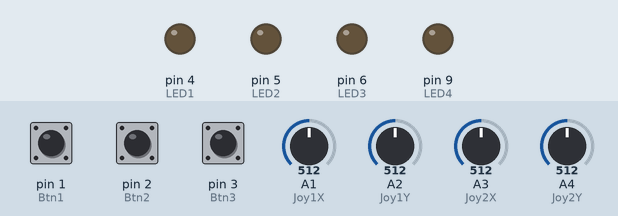
A sketch run on a simulated Arduino Uno, built with avr-gcc and run on an emulated ATmega328P. On the bench: output pins drawn as LEDs (lit = HIGH). The inputs (shaded band) are chosen by the test bench; at power-on: pin 3 (Btn3) LOW, pin 1 (Btn1) LOW, pin 2 (Btn2) LOW, A1 (Joy1X) = 512, A2 (Joy1Y) = 512, A3 (Joy2X) = 512, A4 (Joy2Y) = 512. No radio packets arrive unless stated.

Above: at 1.2 s.
1.3 s: pin 3 (Btn3) pulled HIGH for 0.15 s
At 2.5 s:
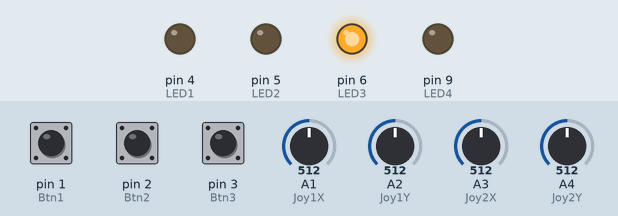
4.3 s: pin 3 (Btn3) pulled HIGH for 1 s
At 5.7 s:
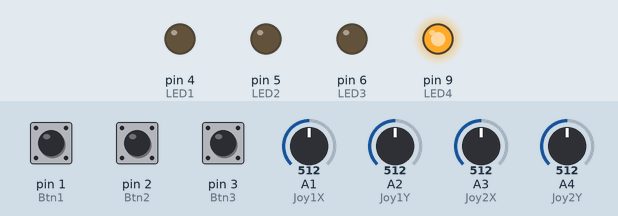
7.3 s: pin 3 (Btn3) pulled HIGH for 0.15 s
At 8.3 s:
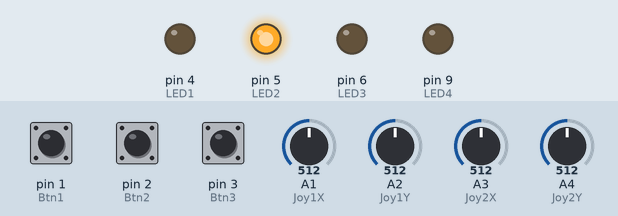
10.3 s: pin 3 (Btn3) pulled HIGH for 3.2 s
15.0 s: pin 3 (Btn3) pulled HIGH for 0.15 s
At 15.18 s:
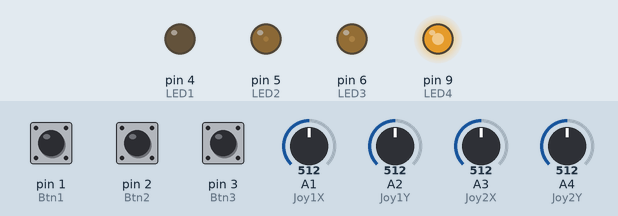
18.0 s: pin 3 (Btn3) pulled HIGH for 3.2 s
Timing chart, 0 to 22.8 s (numbered marks = the images above; inputs shaded):
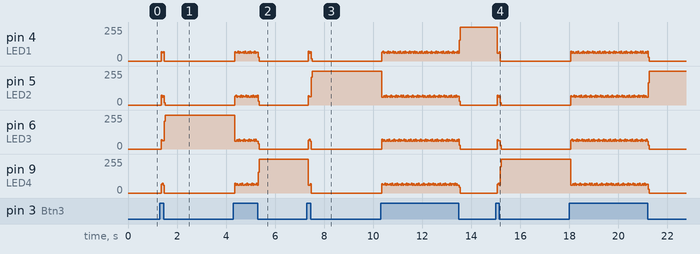

The sketch:

transmitter.ino
```cpp
#include<SPI.h>
#include<nRF24L01.h>
#include<RF24.h>

//created variables
RF24 radio(7, 8);
const byte Adress[6] = "42069";
int count;
#define Joy1X A1
#define Joy1Y A2
#define Joy2X A3
#define Joy2Y A4
#define Btn1 1
#define Btn2 2
#define Btn3 3
#define LED1 4
#define LED2 5
#define LED3 6
#define LED4 9


//made data structure to hold the data
struct Data_Packet{
  byte Joy1XData;
  byte Joy1YData;
  byte Joy2XData;
  byte Joy2YData;
  byte Btn1Data;
  byte Btn2Data;
  byte CountData;
};
//made an instance of the struct
Data_Packet Data;

void setup() {
  //attached the variables to pins
  pinMode(Joy1X, INPUT);
  pinMode(Joy1Y, INPUT);
  pinMode(Joy2X, INPUT);
  pinMode(Joy2Y, INPUT);
  pinMode(Btn1, INPUT);
  pinMode(Btn2, INPUT);
  pinMode(Btn3, INPUT);
  pinMode(LED1, OUTPUT);
  pinMode(LED2, OUTPUT);
  pinMode(LED3, OUTPUT);
  pinMode(LED4, OUTPUT);

  //setting up the radio
  radio.begin();
  radio.openWritingPipe(Adress);
  radio.setPALevel(RF24_PA_MAX);
  radio.stopListening();
}

void loop() {
  //reading the joysticks, converting them to the size of a byte and saving it to the struct
  Data.Joy1XData = map(analogRead(Joy1X), 0, 1023, 0, 225);
  Data.Joy1YData = map(analogRead(Joy1Y), 0, 1023, 0, 225);
  Data.Joy2XData = map(analogRead(Joy2X), 0, 1023, 0, 225);
  Data.Joy2YData = map(analogRead(Joy2Y), 0, 1023, 0, 225);
  //reading the digital inputs
  Data.Btn1Data = map(digitalRead(Btn1), 1000, 2000, 0, 225);
  Data.Btn2Data = map(digitalRead(Btn2), 1000, 2000, 0, 225);

    if(digitalRead(Btn3) == HIGH){
      count++;
      if(count > 3){
        count = 0;
      }
      if(count == 0){
        digitalWrite(LED1, HIGH);
        digitalWrite(LED2, LOW);
        digitalWrite(LED3, LOW);
        digitalWrite(LED4, LOW);
      }
      if(count == 1){
        digitalWrite(LED1, LOW);
        digitalWrite(LED2, HIGH);
        digitalWrite(LED3, LOW);
        digitalWrite(LED4, LOW);
      }
      if(count == 2){
        digitalWrite(LED1, LOW);
        digitalWrite(LED2, LOW);
        digitalWrite(LED3, HIGH);
        digitalWrite(LED4, LOW);
      }
      if(count == 3){
        digitalWrite(LED1, LOW);
        digitalWrite(LED2, LOW);
        digitalWrite(LED3, LOW);
        digitalWrite(LED4, HIGH);
      }
    }
  Data.CountData = count;

  //sending the data to the reciever
  radio.write(&Data, sizeof(Data_Packet));
}
```

Measured:
- after the input at 1.3 s, pin 4 (LED1): 0/255 → 70/255 after 0.06 s, → 62/255 0.04 s later, → 68/255 0.04 s later, → 0/255 0.04 s later; pin 6 (LED3): 0/255 → 63/255 after 0.06 s, → 255/255 0.12 s later; pin 9 (LED4): 0/255 → 65/255 after 0.06 s, → 72/255 0.04 s later, → 58/255 0.04 s later, → 0/255 0.04 s later
- after the input at 7.3 s, pin 5 (LED2): 0/255 → 63/255 after 0.06 s, → 255/255 0.12 s later; pin 6 (LED3): 0/255 → 65/255 after 0.06 s, → 72/255 0.04 s later, → 58/255 0.04 s later, → 0/255 0.04 s later; pin 9 (LED4): 255/255 → 58/255 after 0.06 s, → 0/255 0.08 s later
- after the input at 15.0 s, pin 4 (LED1): 255/255 → 58/255 after 0.06 s, → 0/255 0.08 s later; pin 6 (LED3): 0/255 → 63/255 after 0.06 s, → 0/255 0.12 s later; pin 9 (LED4): 0/255 → 255/255 after 0.06 s
